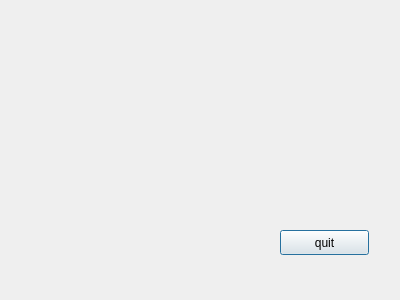
<?xml version="1.0" encoding="UTF-8"?>
<ui version="4.0">
 <class>three_wheel_bot</class>
 <widget class="QDialog" name="three_wheel_bot">
  <property name="geometry">
   <rect>
    <x>0</x>
    <y>0</y>
    <width>400</width>
    <height>300</height>
   </rect>
  </property>
  <property name="windowTitle">
   <string>three_wheel_bot</string>
  </property>
  <widget class="QPushButton" name="pushButton">
   <property name="geometry">
    <rect>
     <x>280</x>
     <y>230</y>
     <width>89</width>
     <height>25</height>
    </rect>
   </property>
   <property name="text">
    <string>quit</string>
   </property>
  </widget>
 </widget>
 <resources/>
 <connections/>
</ui>
